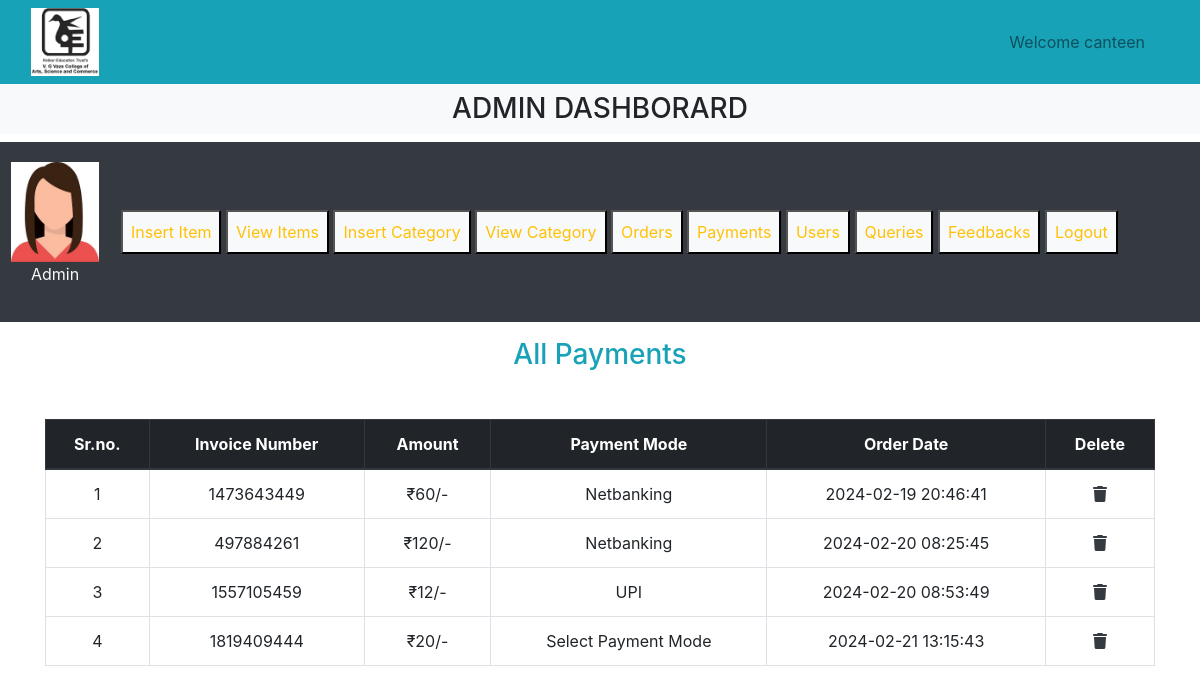
Screenshot of /admin/admin_panel.php?list_payments (signed in) with the database file from the repository.
### tables this page shows
CREATE TABLE `user_payments` (
  `payment_id` int(11) NOT NULL,
  `username` varchar(255) NOT NULL,
  `order_id` int(11) NOT NULL,
  `invoice_number` int(11) NOT NULL,
  `amount` int(11) NOT NULL,
  `payment_mode` varchar(255) NOT NULL,
  `date` timestamp NOT NULL DEFAULT current_timestamp() ON UPDATE current_timestamp()
);

### admin/list_payments.php (the view, shortened to what this page needs)
<h3 class="text-info text-center">All Payments</h3>
<table class="table table-bordered mt-5">
    <thead class="thead-dark">
    <?php
    $get_payments="Select * from `user_payments`";
    $result=mysqli_query($con,$get_payments);
    $row_count=mysqli_num_rows($result);
    echo "<tr class='text-center'>
    <th>Sr.no.</th>
    <th>Invoice Number</th>
    <th>Amount</th>
    <th>Payment Mode</th>
    <th>Order Date</th>
    <th>Delete</th>
</tr>
</thead>
<tbody class='text-center'>";
if($row_count==0){
    echo "<h2 class='text-danger text-center mt-5'>No payment received</h2>";
}else{
    $number=0;
    while($row_data=mysqli_fetch_array($result)){
        $payment_id=$row_data['payment_id'];
        $invoice_number=$row_data['invoice_number'];
        $amount=$row_data['amount'];
        $payment_mode=$row_data['payment_mode'];
        $date=$row_data['date'];
        $number++;
        ?>
        <tr>
        <td><?php echo $number;?></td>
        <td><?php echo $invoice_number;?></td>
        <td>₹<?php echo $amount;?>/-</td>
        <td><?php echo $payment_mode;?></td>
        <td><?php echo $date;?></td>
        <td><a href="admin_panel.php?delete_payment=<?php echo $payment_id?>" type="button" class="text-dark" data-toggle="modal" data-target="#exampleModalLong"><i class="fa-solid fa-trash"></i></a></td>
    </tr>
 <?php
    }
}
?>
    </tbody>
</table>

### style.css (style rules this page uses)
* { margin: 0; padding: 0; box-sizing: border-box; }

### admin/admin_panel.php (style rules this page uses)
body { overflow-x: hidden; }

### rows the page displays
user_payments: invoice_number "1473643449", amount "60", payment_mode "Netbanking", date "2024-02-19 20:46:41"
user_payments: invoice_number "497884261", amount "120", payment_mode "Netbanking", date "2024-02-20 08:25:45"
user_payments: invoice_number "1557105459", amount "12", payment_mode "UPI", date "2024-02-20 08:53:49"
user_payments: invoice_number "1819409444", amount "20", payment_mode "Select Payment Mode", date "2024-02-21 13:15:43"

### other values shown
$_SESSION['canteen'] "canteen"
